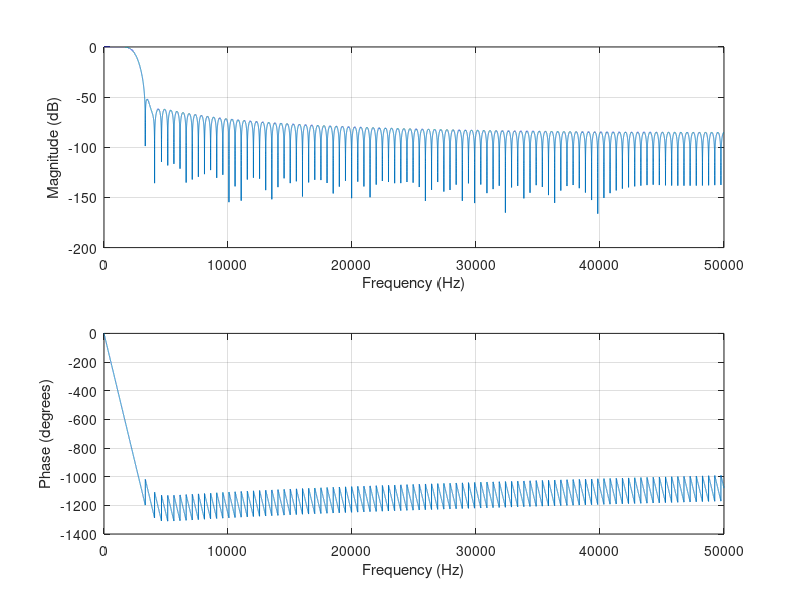

This figure's MATLAB source: (Note: this script raises an error after producing the figure.)
% In this program we test efficient strategies to decimate a signal by a
% large factor.
% The decimation is performed using several decimation stages
% We also test combfilters
% We use the Matlab dsp lib
% Performed tests
% 1- Decimation using the decimation function
% 2- Decimation using the dsp lib
% 3- Decimation using the comb filters


clear
clc

Fs= 1e5;
D1= 20;
D2= 50;

N= 1e6;         % number of samples of the input signal
Nf= 1e4;        % Number of samples per frame

Fsd= Fs/(D1*D2);
fprintf('Decimated Sampling Frequency= %d Hz\n', Fsd)

x= randn(Nf,1);


% test 1 with the decimation function
disp('Test 1')
tic
Nframes= N/Nf;
for k= 1:Nframes,
    x1= decimate(x, D1);
    x2= decimate(x1, D2);
end
1000*toc/Nframes



% Test 2 with the dsp lib
disp('Test 2')
h1= fir1(D1*10,1/D1);
figure(1)
freqz(h1,1,2^16,Fs)
firdecim1 = dsp.FIRDecimator('DecimationFactor',D1,'Numerator',h1);

h2= fir1(D2*10,1/D2);
figure(2)
freqz(h2,1,2^16,Fs)
firdecim2= dsp.FIRDecimator('DecimationFactor',D2,'Numerator',h2);

tic
Nframes= N/Nf;
for k= 1:Nframes,
    x1= firdecim1(x);
    x2= firdecim2(x1);
end
1000*toc/Nframes

release(firdecim1)
release(firdecim2)





